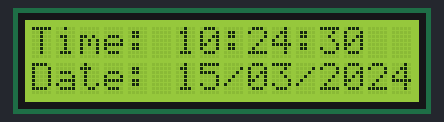
Recording of a sketch running on a simulated Arduino Uno, built with avr-gcc and run on an emulated ATmega328P. Parts: 16×2 character LCD. The local clock reads 2024-03-15 10:24:30 at power-on unless the sketch sets it.

Above: at 0.1 s.
At 4.1 s:
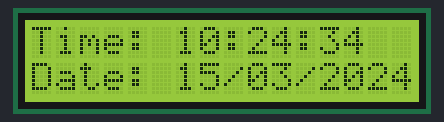
At 9.1 s:
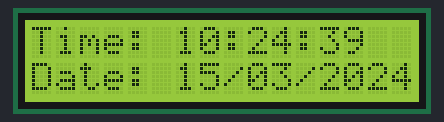
At 19.1 s:
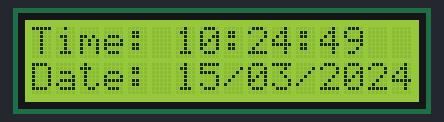
At 29.1 s:
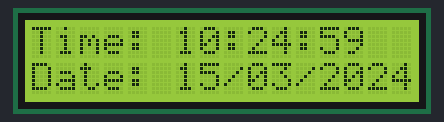
At 39.1 s:
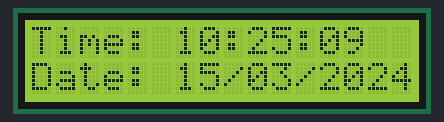

Measured:
- what the display in image 1 shows lasts 1.0 s, from 4.0 s to 5.0 s

The sketch:

Practice.ino
```cpp
#include<LiquidCrystal.h>
#include<RTClib.h>

RTC_DS1307 rtc;

//LiquidCrystal(rs, enable, d4, d5, d6, d7);
LiquidCrystal lcd(13,12,8,9,10,11);


void setup() {
  rtc.begin();
  lcd.begin(16, 2);
  lcd.clear();
}

void loop() {
  DateTime now=rtc.now();
  lcd.setCursor(0, 0);
  lcd.print("Time: ");
  if(now.hour()<10)
    lcd.print("0");
  lcd.print(now.hour());
  lcd.print(":");
  if(now.minute()<10)
    lcd.print("0");
  lcd.print(now.minute());
  lcd.print(":");
  if(now.second()<10)
    lcd.print("0");
  lcd.print(now.second());
  lcd.setCursor(0, 1);
  lcd.print("Date: ");
  if(now.day()<10)
    lcd.print("0");
  lcd.print(now.day());
  lcd.print("/");
  if(now.month()<10)
    lcd.print("0");
  lcd.print(now.month());
  lcd.print("/");
  lcd.print(now.year());
}
```
